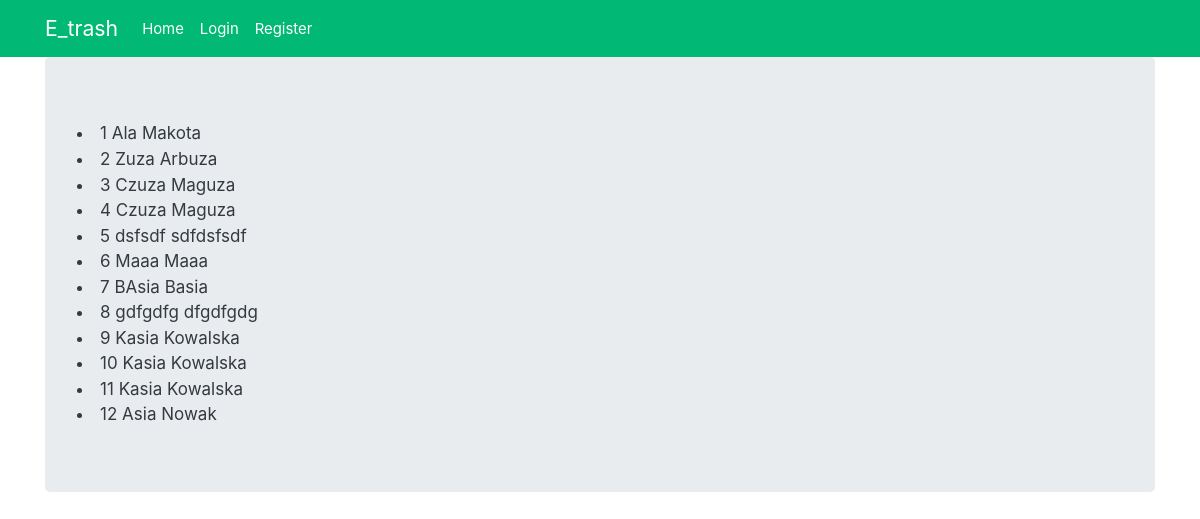
The page /base/clients-list-view/ on the database its author committed.
### base/models.py (models this page shows, shortened)
class Client(models.Model):
    first_name = models.CharField(max_length=128)
    last_name = models.CharField(max_length=128)
    email = models.CharField(max_length=128) #walidacja
    phone = models.IntegerField(max_length=9) #walidacja przedrostek
    zone = models.ForeignKey(
       Zone, on_delete=models.CASCADE, related_name="clients", blank=True, null=True
     )

### base/views.py (the view)
# urls.py: path("clients-list-view/", views.ClientListView.as_view(), name="clients-list-view"),
class ClientListView(ListView):
    template_name = "clients_list_view.html"
    model = Client

### base/templates/clients_list_view.html
{% extends "base.html" %}
{% block content %}
    {% for c in client_list %}
        <li>{{ c.id }} {{c.first_name}} {{c.last_name}}</li>
    {% endfor %}
{% endblock %}

### rows shown on the page
Client: id "1", first_name "Ala", last_name "Makota"
Client: id "2", first_name "Zuza", last_name "Arbuza"
Client: id "3", first_name "Czuza", last_name "Maguza"
Client: id "4", first_name "Czuza", last_name "Maguza"
Client: id "5", first_name "dsfsdf", last_name "sdfdsfsdf"
Client: id "6", first_name "Maaa", last_name "Maaa"
Client: id "7", first_name "BAsia", last_name "Basia"
Client: id "8", first_name "gdfgdfg", last_name "dfgdfgdg"
Client: id "9", first_name "Kasia", last_name "Kowalska"
Client: id "10", first_name "Kasia", last_name "Kowalska"
Client: id "11", first_name "Kasia", last_name "Kowalska"
Client: id "12", first_name "Asia", last_name "Nowak"
